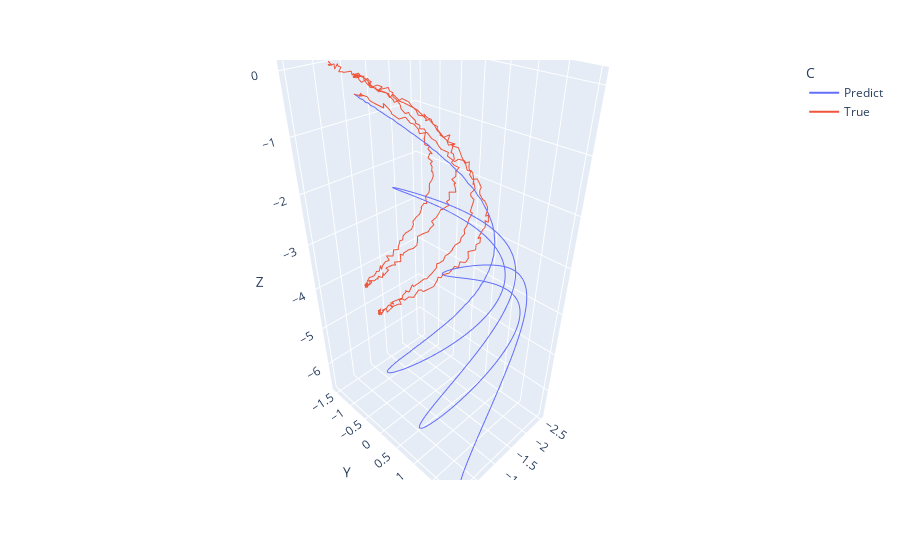

The notebook cell saved with this chart:
### Code cell
fig = px.line_3d(d, x="X", y="Y", z="Z", color='C')
# fig = px.scatter_3d(data, x="X", y="Y", z="Z")
fig.show()

### Figure 1 — Plotly figure (JSON) as saved in the notebook; plotly's stock layout.template omitted (floating-point values rounded to 4 significant figures; data arrays with more than 128 entries replaced by an {"elided": "..."} marker saying what was removed)
{"data": [{"hovertemplate": "C=Predict<br>X=%{x}<br>Y=%{y}<br>Z=%{z}<extra></extra>", "legendgroup": "Predict", "line": {"color": "#636efa", "dash": "solid"}, "marker": {"symbol": "circle"}, "mode": "lines", "name": "Predict", "scene": "scene", "showlegend": true, "type": "scatter3d", "x": {"elided": "499 float values"}, "y": {"elided": "499 float values"}, "z": {"elided": "499 float values"}}, {"hovertemplate": "C=True<br>X=%{x}<br>Y=%{y}<br>Z=%{z}<extra></extra>", "legendgroup": "True", "line": {"color": "#EF553B", "dash": "solid"}, "marker": {"symbol": "circle"}, "mode": "lines", "name": "True", "scene": "scene", "showlegend": true, "type": "scatter3d", "x": {"elided": "399 float values"}, "y": {"elided": "399 float values"}, "z": {"elided": "399 float values"}}], "layout": {"legend": {"title": {"text": "C"}, "tracegroupgap": 0}, "margin": {"t": 60}, "scene": {"domain": {"x": [0, 1], "y": [0, 1]}, "xaxis": {"title": {"text": "X"}}, "yaxis": {"title": {"text": "Y"}}, "zaxis": {"title": {"text": "Z"}}}}}
